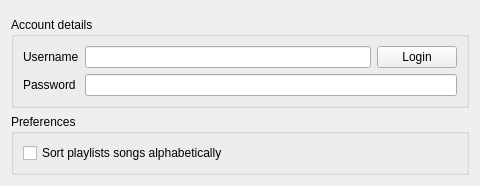
<?xml version="1.0" encoding="UTF-8"?>
<ui version="4.0">
 <class>GroovesharkSettingsPage</class>
 <widget class="QWidget" name="GroovesharkSettingsPage">
  <property name="geometry">
   <rect>
    <x>0</x>
    <y>0</y>
    <width>480</width>
    <height>184</height>
   </rect>
  </property>
  <property name="windowTitle">
   <string>Grooveshark</string>
  </property>
  <property name="toolTip">
   <string>By default, Grooveshark sorts songs on date added</string>
  </property>
  <layout class="QVBoxLayout" name="verticalLayout_2">
   <item>
    <widget class="LoginStateWidget" name="login_state" native="true"/>
   </item>
   <item>
    <widget class="QGroupBox" name="account_group">
     <property name="title">
      <string>Account details</string>
     </property>
     <layout class="QVBoxLayout" name="verticalLayout_3">
      <item>
       <widget class="QWidget" name="login_container" native="true">
        <property name="enabled">
         <bool>true</bool>
        </property>
        <layout class="QGridLayout" name="gridLayout">
         <property name="margin">
          <number>0</number>
         </property>
         <item row="1" column="0">
          <widget class="QLabel" name="username_label">
           <property name="text">
            <string>Username</string>
           </property>
          </widget>
         </item>
         <item row="1" column="1">
          <widget class="QLineEdit" name="username"/>
         </item>
         <item row="2" column="0">
          <widget class="QLabel" name="password_label">
           <property name="text">
            <string>Password</string>
           </property>
          </widget>
         </item>
         <item row="2" column="1" colspan="2">
          <widget class="QLineEdit" name="password">
           <property name="echoMode">
            <enum>QLineEdit::Password</enum>
           </property>
          </widget>
         </item>
         <item row="1" column="2">
          <widget class="QPushButton" name="login">
           <property name="text">
            <string>Login</string>
           </property>
          </widget>
         </item>
        </layout>
       </widget>
      </item>
     </layout>
    </widget>
   </item>
   <item>
    <widget class="QGroupBox" name="preferences_group">
     <property name="title">
      <string>Preferences</string>
     </property>
     <layout class="QHBoxLayout" name="horizontalLayout_3">
      <item>
       <layout class="QGridLayout" name="gridLayout_5">
        <item row="0" column="0">
         <widget class="QCheckBox" name="sort_alphabetically">
          <property name="enabled">
           <bool>true</bool>
          </property>
          <property name="text">
           <string>Sort playlists songs alphabetically</string>
          </property>
          <property name="checked">
           <bool>false</bool>
          </property>
         </widget>
        </item>
       </layout>
      </item>
     </layout>
    </widget>
   </item>
   <item>
    <spacer name="verticalSpacer">
     <property name="orientation">
      <enum>Qt::Vertical</enum>
     </property>
     <property name="sizeHint" stdset="0">
      <size>
       <width>20</width>
       <height>30</height>
      </size>
     </property>
    </spacer>
   </item>
  </layout>
 </widget>
 <customwidgets>
  <customwidget>
   <class>LoginStateWidget</class>
   <extends>QWidget</extends>
   <header>widgets/loginstatewidget.h</header>
   <container>1</container>
  </customwidget>
 </customwidgets>
 <resources>
  <include location="../../data/data.qrc"/>
 </resources>
 <connections/>
</ui>
